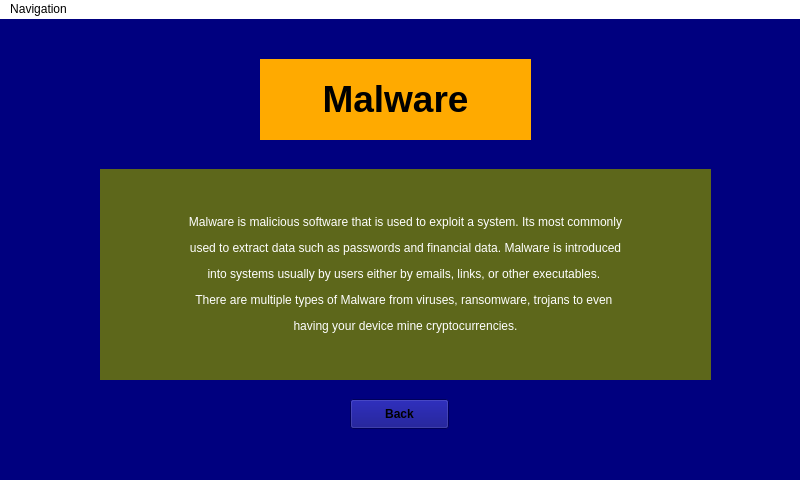
<?xml version="1.0" encoding="UTF-8"?>
<ui version="4.0">
 <class>Malware</class>
 <widget class="QMainWindow" name="Malware">
  <property name="geometry">
   <rect>
    <x>0</x>
    <y>0</y>
    <width>800</width>
    <height>480</height>
   </rect>
  </property>
  <property name="windowTitle">
   <string>MainWindow</string>
  </property>
  <property name="styleSheet">
   <string notr="true">background-color: rgb(0, 0, 127);</string>
  </property>
  <widget class="QWidget" name="centralwidget">
   <widget class="QLabel" name="label">
    <property name="geometry">
     <rect>
      <x>260</x>
      <y>40</y>
      <width>271</width>
      <height>81</height>
     </rect>
    </property>
    <property name="styleSheet">
     <string notr="true">background-color: rgb(255, 170, 0);</string>
    </property>
    <property name="text">
     <string>&lt;html&gt;&lt;head/&gt;&lt;body&gt;&lt;p align=&quot;center&quot;&gt;&lt;span style=&quot; font-size:28pt; font-weight:600;&quot;&gt;Malware&lt;/span&gt;&lt;/p&gt;&lt;/body&gt;&lt;/html&gt;</string>
    </property>
   </widget>
   <widget class="QLabel" name="label_2">
    <property name="geometry">
     <rect>
      <x>100</x>
      <y>150</y>
      <width>611</width>
      <height>211</height>
     </rect>
    </property>
    <property name="styleSheet">
     <string notr="true">background-color: rgb(93, 103, 27);</string>
    </property>
    <property name="text">
     <string>&lt;html&gt;&lt;head/&gt;&lt;body&gt;&lt;p align=&quot;center&quot;&gt;&lt;span style=&quot; color:#ffffff;&quot;&gt;Malware is malicious software that is used to exploit a system. Its most commonly&lt;/span&gt;&lt;/p&gt;&lt;p align=&quot;center&quot;&gt;&lt;span style=&quot; color:#ffffff;&quot;&gt;used to extract data such as passwords and financial data. Malware is introduced&lt;/span&gt;&lt;/p&gt;&lt;p align=&quot;center&quot;&gt;&lt;span style=&quot; color:#ffffff;&quot;&gt;into systems usually by users either by emails, links, or other executables. &lt;/span&gt;&lt;/p&gt;&lt;p align=&quot;center&quot;&gt;&lt;span style=&quot; color:#ffffff;&quot;&gt;There are multiple types of Malware from viruses, ransomware, trojans to even &lt;/span&gt;&lt;/p&gt;&lt;p align=&quot;center&quot;&gt;&lt;span style=&quot; color:#ffffff;&quot;&gt;having your device mine cryptocurrencies.&lt;/span&gt;&lt;/p&gt;&lt;/body&gt;&lt;/html&gt;</string>
    </property>
   </widget>
   <widget class="QPushButton" name="Back_Button">
    <property name="geometry">
     <rect>
      <x>350</x>
      <y>380</y>
      <width>99</width>
      <height>30</height>
     </rect>
    </property>
    <property name="font">
     <font>
      <weight>75</weight>
      <bold>true</bold>
     </font>
    </property>
    <property name="styleSheet">
     <string notr="true">border-image: url(:/Images/Imagefiles/orangebutton.png);</string>
    </property>
    <property name="text">
     <string>Back</string>
    </property>
   </widget>
  </widget>
  <widget class="QMenuBar" name="menubar">
   <property name="geometry">
    <rect>
     <x>0</x>
     <y>0</y>
     <width>800</width>
     <height>26</height>
    </rect>
   </property>
   <property name="styleSheet">
    <string notr="true">background-color: rgb(255, 255, 255);</string>
   </property>
   <widget class="QMenu" name="menuNavigation">
    <property name="title">
     <string>Navigation</string>
    </property>
    <addaction name="Menu_main"/>
    <addaction name="Menu_tutorial"/>
    <addaction name="Menu_vidoes"/>
    <addaction name="Menu_attacks"/>
    <addaction name="Menu_counter"/>
    <addaction name="Menu_exit"/>
   </widget>
   <addaction name="menuNavigation"/>
  </widget>
  <widget class="QStatusBar" name="statusbar"/>
  <action name="Menu_main">
   <property name="text">
    <string>Main Hub</string>
   </property>
  </action>
  <action name="Menu_tutorial">
   <property name="text">
    <string>Tutorial Menu</string>
   </property>
  </action>
  <action name="Menu_vidoes">
   <property name="text">
    <string>Videos</string>
   </property>
  </action>
  <action name="Menu_attacks">
   <property name="text">
    <string>Attacks</string>
   </property>
  </action>
  <action name="Menu_counter">
   <property name="text">
    <string>Counter Measures</string>
   </property>
  </action>
  <action name="Menu_exit">
   <property name="text">
    <string>Exit</string>
   </property>
  </action>
 </widget>
 <resources/>
 <connections/>
</ui>
